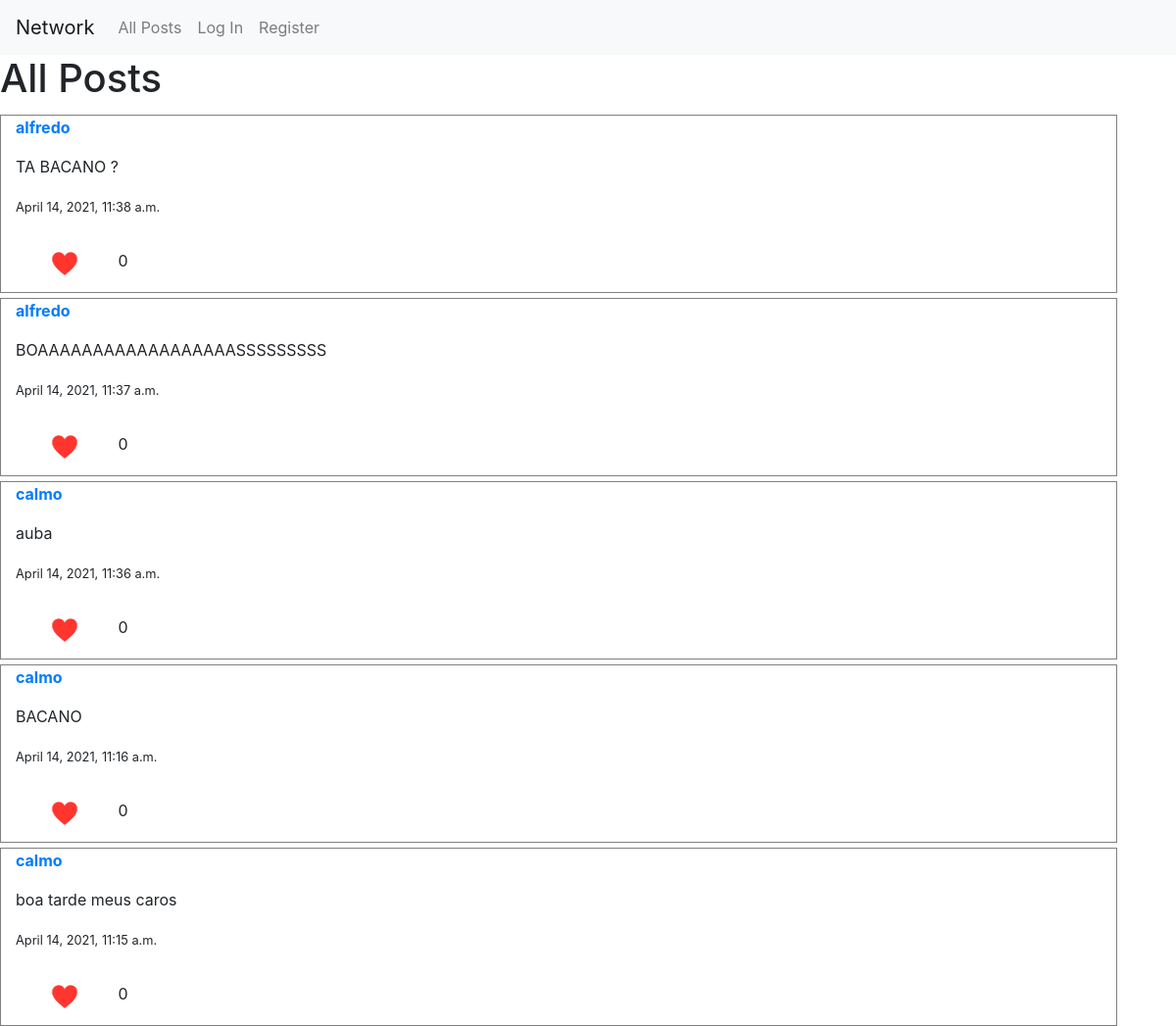
The page / on the database its author committed.
### network/models.py (models this page shows)
class Post(models.Model):
    user = models.ForeignKey(settings.AUTH_USER_MODEL, on_delete=models.CASCADE)
    text = models.CharField(max_length= 300)
    created_at = models.DateTimeField(auto_now_add=True)
    likes = models.IntegerField(default = 0) # number of likes start at 0

class User(AbstractUser):
    pass

### network/views.py (the view)
# urls.py: path("", views.index, name="index"),
def index(request):
    all_posts = Post.objects.all() #- means that its desceding order newer to older
    all_posts = all_posts.order_by('-created_at')
    page = request.GET.get('page', 1)
    paginator = Paginator(all_posts, 10)
    try:
        posts = paginator.page(page)
    except PageNotAnInteger:
        posts = paginator.page(1)
    except EmptyPage:
        posts = paginator.page(paginator.num_pages)
    return render(request, "network/index.html",{
        "posts":posts
    })

### network/templates/network/index.html (shortened to what this page needs)
{% extends "network/layout.html" %}
{% load static %}
{% block body %}
    <h1>All Posts</h1>
    <div id="all_posts">
      {% for post in posts%}
        <div class="container"
              <p><a href="{% url 'profile' post.user.username %}"><strong>{{ post.user.username }}</strong></a></p>
              <p >{{post.text}}</p>
              <p> <small>{{post.created_at}}</small></p>
              <img src="{% static 'network/small-heart-icon-0.jpg' %}" width="100" height="60">
              <div class="image">
                {{post.likes}}
              </div>
        </div>
      {% endfor %}
    </div>
{% endblock %}

### network/templates/network/layout.html (style rules this page uses)
.container { border-style: groove; float:left; border-width: 1px; border-color: grey; margin-top:5px; }
.image { display:inline-block; }

### rows shown on the page
Post: user.username "alfredo", text "TA BACANO ?", created_at "April 14, 2021, 11:38 a.m.", likes "0"
Post: user.username "alfredo", text "BOAAAAAAAAAAAAAAAAAASSSSSSSSS", created_at "April 14, 2021, 11:37 a.m.", likes "0"
Post: user.username "calmo", text "auba", created_at "April 14, 2021, 11:36 a.m.", likes "0"
Post: user.username "calmo", text "BACANO", created_at "April 14, 2021, 11:16 a.m.", likes "0"
Post: user.username "calmo", text "boa tarde meus caros", created_at "April 14, 2021, 11:15 a.m.", likes "0"
